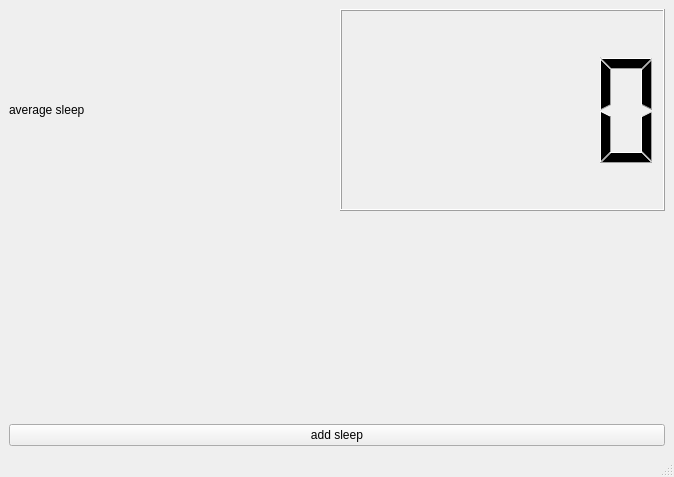
<?xml version="1.0" encoding="UTF-8"?>
<ui version="4.0">
 <class>MainWindow</class>
 <widget class="QMainWindow" name="MainWindow">
  <property name="geometry">
   <rect>
    <x>0</x>
    <y>0</y>
    <width>674</width>
    <height>477</height>
   </rect>
  </property>
  <property name="windowTitle">
   <string>MainWindow</string>
  </property>
  <widget class="QWidget" name="centralwidget">
   <layout class="QHBoxLayout" name="horizontalLayout">
    <item>
     <layout class="QVBoxLayout" name="verticalLayout">
      <item>
       <layout class="QHBoxLayout" name="horizontalLayout_2">
        <item>
         <widget class="QLabel" name="label">
          <property name="text">
           <string>average sleep</string>
          </property>
         </widget>
        </item>
        <item>
         <widget class="QLCDNumber" name="lcdNumber"/>
        </item>
       </layout>
      </item>
      <item>
       <widget class="QWidget" name="widget" native="true"/>
      </item>
      <item>
       <widget class="QPushButton" name="pushButton">
        <property name="text">
         <string>add sleep</string>
        </property>
       </widget>
      </item>
     </layout>
    </item>
   </layout>
  </widget>
  <widget class="QMenuBar" name="menubar">
   <property name="geometry">
    <rect>
     <x>0</x>
     <y>0</y>
     <width>674</width>
     <height>21</height>
    </rect>
   </property>
  </widget>
  <widget class="QStatusBar" name="statusbar"/>
 </widget>
 <resources/>
 <connections/>
</ui>
